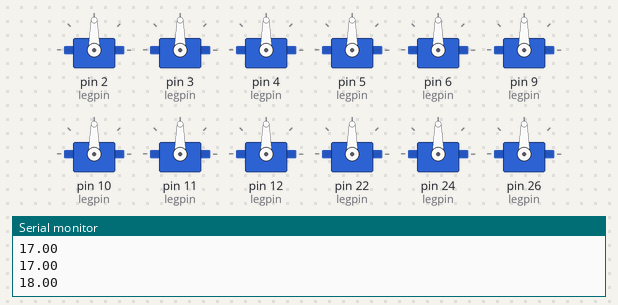
This sketch was run on a simulated Arduino Mega 2560, built with avr-gcc and run on an emulated ATmega2560. Parts: 12 × servo, the last lines printed to the serial monitor.

Above: at 0.1 s.
At 9.27 s:
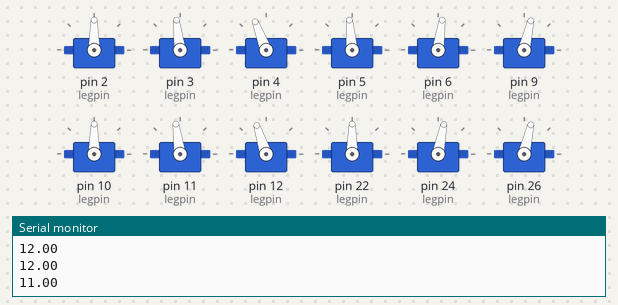
At 18.33 s:
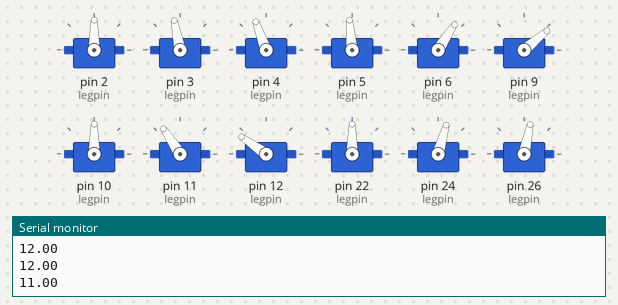
At 28.72 s:
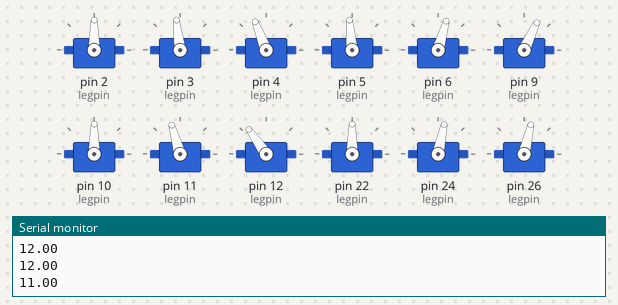
At 38.3 s:
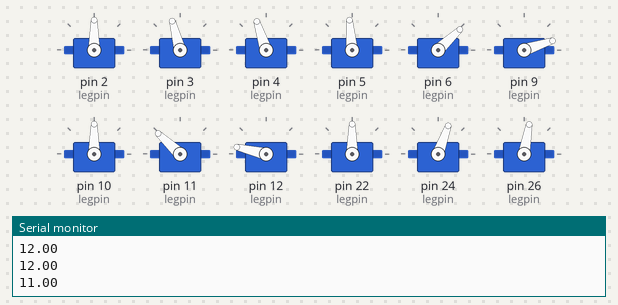
Timing chart, 0 to 40.0 s (numbered marks = the images above):
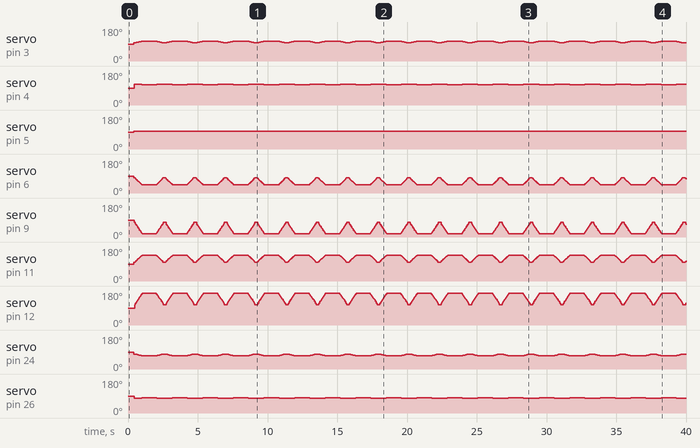

The sketch:

PITCH_Back.ino
```cpp
// Pitch Back :  lowering the rear end of the robot


// JOINT ANGLES are in degrees
// this code uses inverse kinematics to first derive the angles, then store them
// for further use.
// it also incorporates SINUSOIDAL delays in the tail movement...
// to reduce the  jerk


#include <Servo.h>

#define totalServocount 1	//total numbers of motor in the robot
#define legServocount 3 	//number of motors in a leg
#define tailServocount 2 	//number of motors in a tail
#define legcount 4 			//total number of legs
#define step_iter 18 		//number of iterations in a step :  standard
#define max_step_count  8 	// max number of steps in a gait : standard

// All dimensions are in m and degrees
//Robot's properties
double clen = 0.115;
double tlen = 0.065;
double abd_len = 0.045; 	//hip abduction joint length
double chassis_len = 0.24; 	//length of the chassis
double height = 0.178 + abd_len;//0.16 + abd_len;
double step = 0.08;
double back_step = 0.04; 	// the position of foot behinfd shoulder in standing
double step_height = 0.02;
double spread = 0;//0.04;  		// Spreading of legs: +ve implies towards outside, -ve implies towards inside
double pitch = 8; 			// the anglle of pitching backwards in DEGREES
int iter_delay = 3;    		// Delay after completion of iteration of all servos
int servoloop_delay = 5; 	// delay after changing the state of the servo
int servo_delay_gain = 2 ; // proptional gain for finding the delay depending on change in state
int tail_iter_delay = 20;
int tail_delay = 50;
int tail_amp = 90;
int tail_off = 25; 			//offset to the tail: NOTE: It is always added to the angle

//using the array approach for defining properties of the servos
//leg servos
int legpin[4][3] =
{
	{2, 3, 4},
	{5, 6, 9},
	{10, 11, 12},
	{22, 24, 26},
};
int leghome[4][3] =
{
	{0, 0, 0},
	{0, 0, 0},
	{0, 0, 0},
	{0, 0, 0}
};

//tail servos
int tailpin[tailServocount] = {28, 30};
int tailhome[tailServocount] = {90, 90};

//Defining servo objects
Servo legservo[legcount][legServocount];
Servo tailservo[tailServocount];

//offset of joint angles
float offset[legcount][legServocount] = {
										{90,85,93},
										{95,93,95},
										{90,87,90},
										{90,90,95}};

//defining the variables used in gait execution
//arrays for storing angles
float leg0[legServocount][step_iter*max_step_count];
float leg1[legServocount][step_iter*max_step_count];
float leg2[legServocount][step_iter*max_step_count];
float leg3[legServocount][step_iter*max_step_count];

int step_count = 2; 	// step count for crawl gait 1.2
double x = 0;	    	// side coordinate of the leg
double z = height; 		// veritcle coordinates of the foot
double y = 0; 			// forward coordinate of the foot
double curr_pitch = 0; 	// current pitch
int loop_iter = 0;
float hip_abd = 0;
//******************THE SETUP FUNCTION********************
void setup()
{
	//Setting up the motors

	for(int i = 0; i < legcount; i++)
	{
		for(int j = 0; j < legServocount; j++)
		{
			legservo[i][j].attach(legpin[i][j]);
		}
	}
	for(int i = 0; i < tailServocount; i++)
	{
		tailservo[i].attach(tailpin[i]);
	}
	//serial monitor for debugging
	Serial.begin(9600);

}

//**************THE LOOP:  CONTAINS THE GAIT*******************
void loop()
{
	if(loop_iter == 0)
	{

		//Generating Angles for pitch back
		// step_iter = 18 : standard
		// step_count = 2
		// ptich back : Angle : 8 deg
		// for leg 0
		for (int i = 0; i < (step_iter * step_count) + 1 ; i++)
		{

			if(i < (step_iter * 1) + 1) //step 1
			{
				 curr_pitch = i*pitch/step_iter;
			}
			else if (i > (step_iter * 1) && i < (step_iter * 2) + 1) //step 2
			{
				 curr_pitch = ((step_iter*2) - i)*pitch/step_iter;
			}

			x = spread;
			y = -1*height*sin(curr_pitch*M_PI/180);
			z = height * cos(curr_pitch*M_PI/180) ;

			//finding the angles
			double psi = atan2(x, z);
			double z1 = (z / cos(psi)) - abd_len;
			double cosphi = ((z1 * z1 + y * y - tlen * tlen - clen * clen) / (2 * clen * tlen));
			double phi = atan2(sqrt((1 - cosphi * cosphi)), cosphi);
			double k2 = clen * sin(phi);
			double k1 = tlen + clen * cos(phi);
			double alpha = atan2(k2, k1);
			double theta  = atan2(y, z1) - alpha;

			leg0[0][i] = lrint((psi) * 180 / M_PI);
			leg0[1][i] = lrint((-theta) * 180 / M_PI);
			leg0[2][i] = lrint((phi ) * 180 / M_PI);
			Serial.println(leg0[1][i]);
		}

		// for leg 1
		for (int i = 0; i < (step_iter * step_count) + 1 ; i++)
		{

			if(i < (step_iter * 1) + 1) //step 1
			{
				 curr_pitch = i*pitch/step_iter;
			}
			else if (i > (step_iter * 1) && i < (step_iter * 2) + 1) //step 2
			{
				 curr_pitch = ((step_iter*2) - i)*pitch/step_iter;
			}

			x = spread;
			y = chassis_len * (1 - cos(curr_pitch*M_PI/180));
			z = height - chassis_len * sin(curr_pitch*M_PI/180) ;

			//finding the angles
			double psi = atan2(x, z);
			double z1 = (z / cos(psi)) - abd_len;
			double cosphi = ((z1 * z1 + y * y - tlen * tlen - clen * clen) / (2 * clen * tlen));
			double phi = atan2(sqrt((1 - cosphi * cosphi)), cosphi);
			double k2 = clen * sin(phi);
			double k1 = tlen + clen * cos(phi);
			double alpha = atan2(k2, k1);
			double theta  = atan2(y, z1) - alpha;
			leg1[0][i] = lrint((-psi) * 180 / M_PI);
			leg1[1][i] = lrint(theta * 180 / M_PI);
			leg1[2][i] = lrint((-phi ) * 180 / M_PI);

		}

		// for leg 2
		for (int i = 0; i < (step_iter * step_count) + 1 ; i++)
		{

			if(i < (step_iter * 1) + 1) //step 1
			{
				 curr_pitch = i*pitch/step_iter;
			}
			else if (i > (step_iter * 1) && i < (step_iter * 2) + 1) //step 2
			{
				 curr_pitch = ((step_iter*2) - i)*pitch/step_iter;
			}

			x = spread;
			y = chassis_len * (1 - cos(curr_pitch*M_PI/180));
			z = height - chassis_len * sin(curr_pitch*M_PI/180) ;

			//finding the angles
			double psi = atan2(x, z);
			double z1 = (z / cos(psi)) - abd_len;
			double cosphi = ((z1 * z1 + y * y - tlen * tlen - clen * clen) / (2 * clen * tlen));
			double phi = atan2(sqrt((1 - cosphi * cosphi)), cosphi);
			double k2 = clen * sin(phi);
			double k1 = tlen + clen * cos(phi);
			double alpha = atan2(k2, k1);
			double theta  = atan2(y, z1) - alpha;
			leg2[0][i] = lrint((psi) * 180 / M_PI);
			leg2[1][i] = lrint((-theta) * 180 / M_PI);
			leg2[2][i] = lrint((phi) * 180 / M_PI);

		}

		// for leg 3
		for (int i = 0; i < (step_iter * step_count) + 1 ; i++)
		{

			if(i < (step_iter * 1) + 1) //step 1
			{
				 curr_pitch = i*pitch/step_iter;
			}
			else if (i > (step_iter * 1) && i < (step_iter * 2) + 1) //step 2
			{
				 curr_pitch = ((step_iter*2) - i)*pitch/step_iter;
			}

			x = spread;
			y = -1*height*sin(curr_pitch*M_PI/180);
			z = height * cos(curr_pitch*M_PI/180) ;

			//finding the angles
			double psi = atan2(x, z);
			double z1 = (z / cos(psi)) - abd_len;
			double cosphi = ((z1 * z1 + y * y - tlen * tlen - clen * clen) / (2 * clen * tlen));
			double phi = atan2(sqrt((1 - cosphi * cosphi)), cosphi);
			double k2 = clen * sin(phi);
			double k1 = tlen + clen * cos(phi);
			double alpha = atan2(k2, k1);
			double theta  = atan2(y, z1) - alpha;
			leg3[0][i] = lrint((-psi) * 180 / M_PI);
			leg3[1][i] = lrint(theta * 180 / M_PI);
			leg3[2][i] = lrint((-phi ) * 180 / M_PI);
		}
		//updating loop_iter
		loop_iter++;
	}

	//set HIP ABDUCTION ANGLE
	/*
	hip_abd = 0;
	legservo[0][0].write(offset[0][0] + 5 );
	delay(servoloop_delay);
	legservo[1][0].write(offset[1][0] - 5);
	delay(servoloop_delay);
	legservo[2][0].write(offset[2][0] + 10  );
	delay(servoloop_delay);
	legservo[3][0].write(offset[3][0] - 5);
	delay(servoloop_delay);
	*/
	tailservo[0].write(75);
	delay(tail_delay);

//---------Execution--------\\

// begining leg movement
	int i = 0;
	for(int j = 0; j < legServocount; j++)
	{
		legservo[0][j].write(offset[0][j] + leg0[j][i]);
		delay(servo_delay_gain * sqrt(pow((leg0[j][i] - leg0[j][legServocount - 1]), 2)));

		legservo[3][j].write(offset[3][j] + leg3[j][i]);
		delay(servo_delay_gain * sqrt(pow((leg3[j][i] - leg3[j][legServocount - 1]), 2)));

		legservo[1][j].write(offset[1][j] + leg1[j][i]);
		delay(servo_delay_gain * sqrt(pow((leg1[j][i] - leg1[j][legServocount - 1]), 2)));

		legservo[2][j].write(offset[2][j] + leg2[j][i]);
		delay(servo_delay_gain * sqrt(pow((leg2[j][i] - leg2[j][legServocount - 1]), 2)));

	}
	delay(iter_delay);

// rest of the leg movement (without tail)
	for(int i = 1; i < (step_iter * step_count) + 1; i++)
	{

		for(int j = 0; j < legServocount; j++)
		{
			legservo[0][j].write(offset[0][j] + leg0[j][i]);
			delay(servo_delay_gain * sqrt(pow((leg0[j][i] - leg0[j][i - 1]), 2)));

			legservo[3][j].write(offset[3][j] + leg3[j][i]);
			delay(servo_delay_gain * sqrt(pow((leg3[j][i] - leg3[j][i - 1]), 2)));

			legservo[1][j].write(offset[1][j] + leg1[j][i]);
			delay(servo_delay_gain * sqrt(pow((leg1[j][i] - leg1[j][i - 1]), 2)));

			legservo[2][j].write(offset[2][j] + leg2[j][i]);
			delay(servo_delay_gain * sqrt(pow((leg2[j][i] - leg2[j][i - 1]), 2)));

		}
		if(i == (step_iter*step_count/2))
		delay(1000);

		delay(iter_delay);
	}


}
```

Measured:
- by itself, servo on pin 4 (legpin): repeats every 2.2 s: 110° 0.16 s, 109° 0.09 s, 108° 1.1 s, 109° 0.09 s, 110° 0.15 s, 111° 0.62 s
- by itself, servo on pin 5 (legpin): 90° → 95° at 0.41 s
- by itself, servo on pin 26 (legpin): repeats every 2.2 s: 78° 0.14 s, 79° 0.09 s, 80° 1.1 s, 79° 0.09 s, 78° 0.15 s, 77° 0.64 s
- by itself, servo on pin 24 (legpin): repeats every 2.2 s: 78° 0.08 s, 77° 0.05 s, 76° 0.07 s, 75° 0.06 s, 74° 0.07 s, 73° 0.05 s, 72° 0.05 s, 71° 0.07 s, 70° 1.0 s, 71° 0.06 s, 72° 0.05 s, 73° 0.05 s, 74° 0.07 s, 75° 0.05 s, 76° 0.06 s, 77° 0.05 s, 78° 0.08 s, 79° 0.20 s
